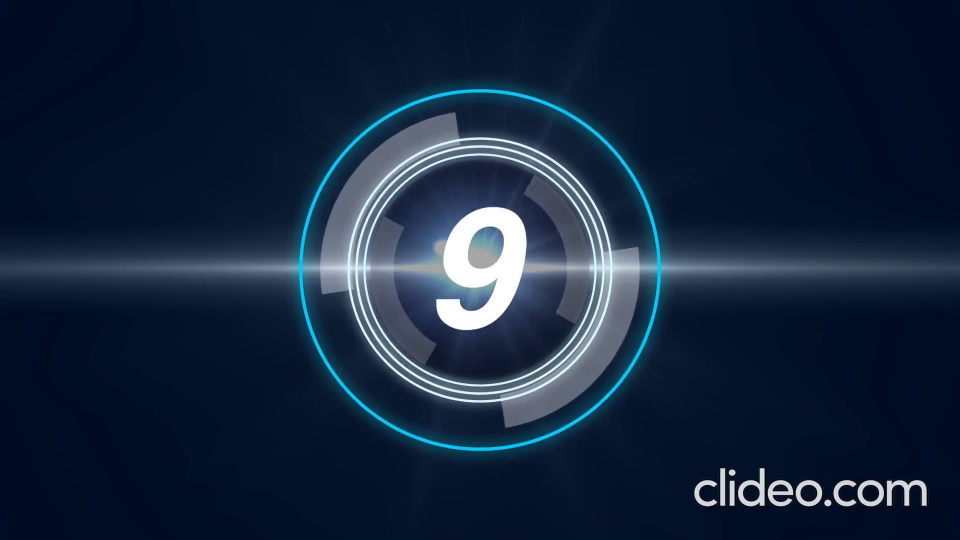
#> input picture frame 27 of Assignment/week2/Python/Picture_Video/countdown.mp4, 1920 x 1080 px (shown at 1/2 size)
$ python Video2Gray.py
#> lines starting #> are read from the running program, lines starting #| are printed output that depends on the picture
# importing the module
import cv2
import numpy as np

# reading the vedio
source = cv2.VideoCapture('countdown.mp4')
sourcetemp=cv2.VideoWriter_fourcc(*'XVID')
out = cv2.VideoWriter('output.avi',sourcetemp,5,(500,500))
while (True):
    ret1 ,frame =source.read()
#> frame is the input picture: shape (1080, 1920, 3); mean B, G, R 59.5, 37.4, 21.2
    if ret1 ==True:
        b=cv2.resize(frame,(500,500),fx=0,fy=0,interpolation=cv2.INTER_CUBIC)
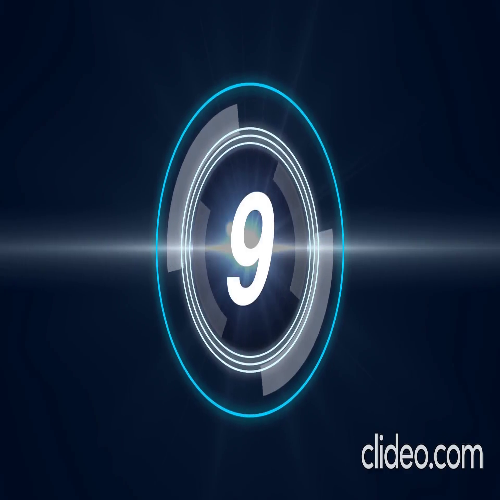
#> b: shape (500, 500, 3); mean B, G, R 59.5, 37.4, 21.2
        out.write(b)
    else :
        break

def Video2Gray (b,g,r):
    Gra=(0.2989*r+0.5870*g+0.1140*b)/255
    return Gra
source3 = cv2.VideoCapture('output.avi')
# running the loop

while (source3.isOpened()):

    # extracting the frames
    ret, img = source3.read()

    if (ret == True):
        blue, green, red = cv2.split(img)
        GrayVideo = Video2Gray(blue, green, red)
        # converting to gray-scale

        # displaying the video
        temp1 =  cv2.imshow("Gray Video", GrayVideo)
        out = cv2.VideoWriter('GrayVideo.avi', cv2.VideoWriter_fourcc('M', 'J', 'P', 'G'), 10, (500, 500))
        cv2.imshow("Color Video", img)
        # exiting the loop
        key = cv2.waitKey(24)
        if key == 24 or key == ord('q'):
            break
    else:
        break
# closing the window
cv2.destroyAllWindows()
source.release()
out.release()

$ run again, starting later in the video
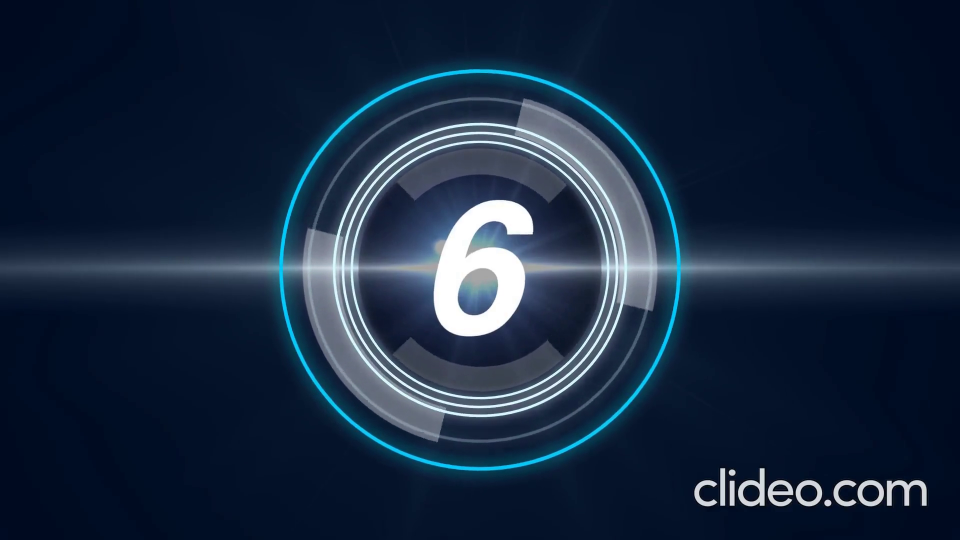
#> input picture frame 123 of Assignment/week2/Python/Picture_Video/countdown.mp4, 1920 x 1080 px (shown at 1/2 size)
#> frame is the input picture: shape (1080, 1920, 3); mean B, G, R 62.4, 40.3, 23.9
#> `b=cv2.resize(frame,(500,500),fx=0,fy=0,interpolation=cv2.INTER_CUBIC)`:
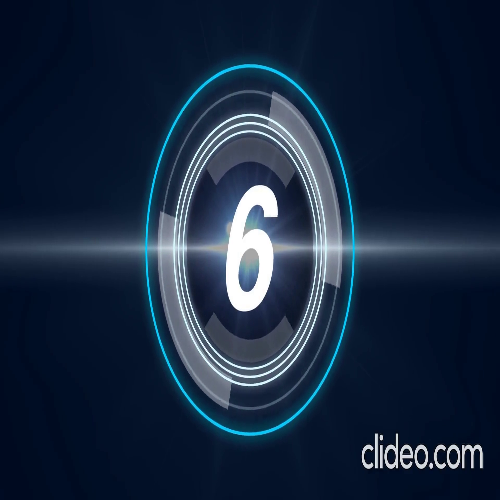
#> b: shape (500, 500, 3); mean B, G, R 62.3, 40.3, 23.9

$ run again, starting later in the video
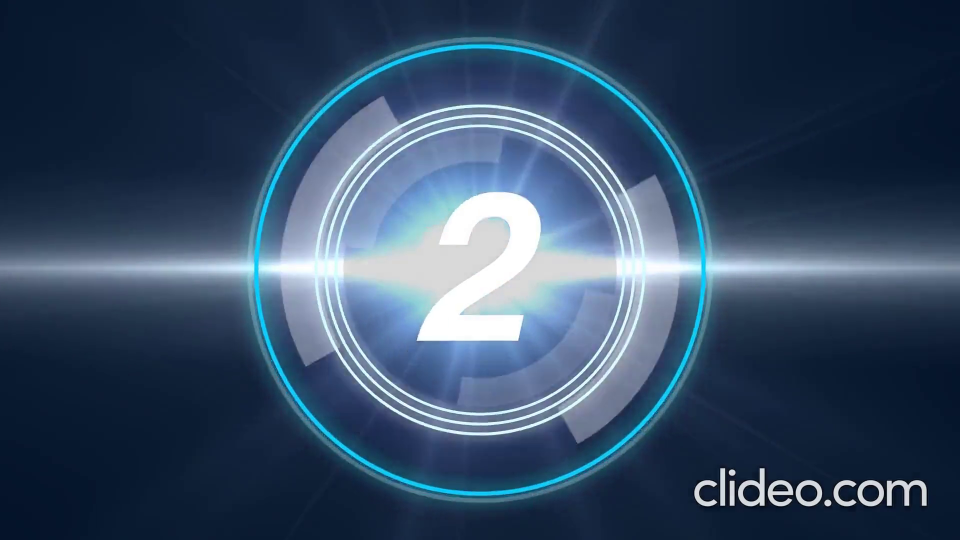
#> input picture frame 220 of Assignment/week2/Python/Picture_Video/countdown.mp4, 1920 x 1080 px (shown at 1/2 size)
#> frame is the input picture: shape (1080, 1920, 3); mean B, G, R 99.6, 74.8, 53.6
#> `b=cv2.resize(frame,(500,500),fx=0,fy=0,interpolation=cv2.INTER_CUBIC)`:
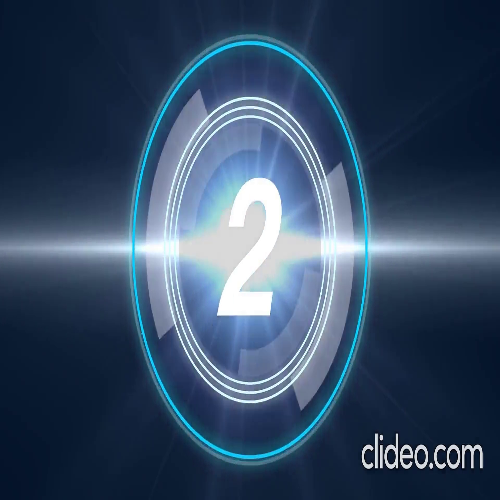
#> b: shape (500, 500, 3); mean B, G, R 99.6, 74.8, 53.6
